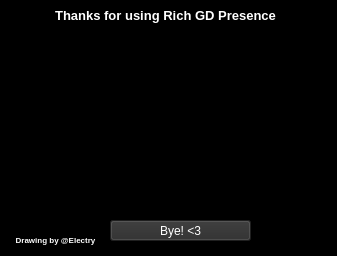
<?xml version="1.0" encoding="UTF-8"?>
<ui version="4.0">
 <class>Oops</class>
 <widget class="QWidget" name="Oops">
  <property name="windowModality">
   <enum>Qt::WindowModal</enum>
  </property>
  <property name="enabled">
   <bool>true</bool>
  </property>
  <property name="geometry">
   <rect>
    <x>0</x>
    <y>0</y>
    <width>337</width>
    <height>256</height>
   </rect>
  </property>
  <property name="palette">
   <palette>
    <active>
     <colorrole role="WindowText">
      <brush brushstyle="SolidPattern">
       <color alpha="255">
        <red>0</red>
        <green>0</green>
        <blue>0</blue>
       </color>
      </brush>
     </colorrole>
     <colorrole role="Button">
      <brush brushstyle="SolidPattern">
       <color alpha="255">
        <red>0</red>
        <green>0</green>
        <blue>0</blue>
       </color>
      </brush>
     </colorrole>
     <colorrole role="Light">
      <brush brushstyle="SolidPattern">
       <color alpha="255">
        <red>255</red>
        <green>255</green>
        <blue>255</blue>
       </color>
      </brush>
     </colorrole>
     <colorrole role="Midlight">
      <brush brushstyle="SolidPattern">
       <color alpha="255">
        <red>255</red>
        <green>255</green>
        <blue>255</blue>
       </color>
      </brush>
     </colorrole>
     <colorrole role="Dark">
      <brush brushstyle="SolidPattern">
       <color alpha="255">
        <red>127</red>
        <green>127</green>
        <blue>127</blue>
       </color>
      </brush>
     </colorrole>
     <colorrole role="Mid">
      <brush brushstyle="SolidPattern">
       <color alpha="255">
        <red>170</red>
        <green>170</green>
        <blue>170</blue>
       </color>
      </brush>
     </colorrole>
     <colorrole role="Text">
      <brush brushstyle="SolidPattern">
       <color alpha="255">
        <red>0</red>
        <green>0</green>
        <blue>0</blue>
       </color>
      </brush>
     </colorrole>
     <colorrole role="BrightText">
      <brush brushstyle="SolidPattern">
       <color alpha="255">
        <red>255</red>
        <green>255</green>
        <blue>255</blue>
       </color>
      </brush>
     </colorrole>
     <colorrole role="ButtonText">
      <brush brushstyle="SolidPattern">
       <color alpha="255">
        <red>0</red>
        <green>0</green>
        <blue>0</blue>
       </color>
      </brush>
     </colorrole>
     <colorrole role="Base">
      <brush brushstyle="SolidPattern">
       <color alpha="255">
        <red>0</red>
        <green>0</green>
        <blue>0</blue>
       </color>
      </brush>
     </colorrole>
     <colorrole role="Window">
      <brush brushstyle="SolidPattern">
       <color alpha="255">
        <red>0</red>
        <green>0</green>
        <blue>0</blue>
       </color>
      </brush>
     </colorrole>
     <colorrole role="Shadow">
      <brush brushstyle="SolidPattern">
       <color alpha="255">
        <red>0</red>
        <green>0</green>
        <blue>0</blue>
       </color>
      </brush>
     </colorrole>
     <colorrole role="Highlight">
      <brush brushstyle="SolidPattern">
       <color alpha="255">
        <red>255</red>
        <green>0</green>
        <blue>127</blue>
       </color>
      </brush>
     </colorrole>
     <colorrole role="AlternateBase">
      <brush brushstyle="SolidPattern">
       <color alpha="255">
        <red>255</red>
        <green>255</green>
        <blue>255</blue>
       </color>
      </brush>
     </colorrole>
     <colorrole role="ToolTipBase">
      <brush brushstyle="SolidPattern">
       <color alpha="255">
        <red>255</red>
        <green>255</green>
        <blue>220</blue>
       </color>
      </brush>
     </colorrole>
     <colorrole role="ToolTipText">
      <brush brushstyle="SolidPattern">
       <color alpha="255">
        <red>0</red>
        <green>0</green>
        <blue>0</blue>
       </color>
      </brush>
     </colorrole>
     <colorrole role="PlaceholderText">
      <brush brushstyle="SolidPattern">
       <color alpha="128">
        <red>0</red>
        <green>0</green>
        <blue>0</blue>
       </color>
      </brush>
     </colorrole>
    </active>
    <inactive>
     <colorrole role="WindowText">
      <brush brushstyle="SolidPattern">
       <color alpha="255">
        <red>0</red>
        <green>0</green>
        <blue>0</blue>
       </color>
      </brush>
     </colorrole>
     <colorrole role="Button">
      <brush brushstyle="SolidPattern">
       <color alpha="255">
        <red>0</red>
        <green>0</green>
        <blue>0</blue>
       </color>
      </brush>
     </colorrole>
     <colorrole role="Light">
      <brush brushstyle="SolidPattern">
       <color alpha="255">
        <red>255</red>
        <green>255</green>
        <blue>255</blue>
       </color>
      </brush>
     </colorrole>
     <colorrole role="Midlight">
      <brush brushstyle="SolidPattern">
       <color alpha="255">
        <red>255</red>
        <green>255</green>
        <blue>255</blue>
       </color>
      </brush>
     </colorrole>
     <colorrole role="Dark">
      <brush brushstyle="SolidPattern">
       <color alpha="255">
        <red>127</red>
        <green>127</green>
        <blue>127</blue>
       </color>
      </brush>
     </colorrole>
     <colorrole role="Mid">
      <brush brushstyle="SolidPattern">
       <color alpha="255">
        <red>170</red>
        <green>170</green>
        <blue>170</blue>
       </color>
      </brush>
     </colorrole>
     <colorrole role="Text">
      <brush brushstyle="SolidPattern">
       <color alpha="255">
        <red>0</red>
        <green>0</green>
        <blue>0</blue>
       </color>
      </brush>
     </colorrole>
     <colorrole role="BrightText">
      <brush brushstyle="SolidPattern">
       <color alpha="255">
        <red>255</red>
        <green>255</green>
        <blue>255</blue>
       </color>
      </brush>
     </colorrole>
     <colorrole role="ButtonText">
      <brush brushstyle="SolidPattern">
       <color alpha="255">
        <red>0</red>
        <green>0</green>
        <blue>0</blue>
       </color>
      </brush>
     </colorrole>
     <colorrole role="Base">
      <brush brushstyle="SolidPattern">
       <color alpha="255">
        <red>0</red>
        <green>0</green>
        <blue>0</blue>
       </color>
      </brush>
     </colorrole>
     <colorrole role="Window">
      <brush brushstyle="SolidPattern">
       <color alpha="255">
        <red>0</red>
        <green>0</green>
        <blue>0</blue>
       </color>
      </brush>
     </colorrole>
     <colorrole role="Shadow">
      <brush brushstyle="SolidPattern">
       <color alpha="255">
        <red>0</red>
        <green>0</green>
        <blue>0</blue>
       </color>
      </brush>
     </colorrole>
     <colorrole role="Highlight">
      <brush brushstyle="SolidPattern">
       <color alpha="255">
        <red>255</red>
        <green>0</green>
        <blue>127</blue>
       </color>
      </brush>
     </colorrole>
     <colorrole role="AlternateBase">
      <brush brushstyle="SolidPattern">
       <color alpha="255">
        <red>255</red>
        <green>255</green>
        <blue>255</blue>
       </color>
      </brush>
     </colorrole>
     <colorrole role="ToolTipBase">
      <brush brushstyle="SolidPattern">
       <color alpha="255">
        <red>255</red>
        <green>255</green>
        <blue>220</blue>
       </color>
      </brush>
     </colorrole>
     <colorrole role="ToolTipText">
      <brush brushstyle="SolidPattern">
       <color alpha="255">
        <red>0</red>
        <green>0</green>
        <blue>0</blue>
       </color>
      </brush>
     </colorrole>
     <colorrole role="PlaceholderText">
      <brush brushstyle="SolidPattern">
       <color alpha="128">
        <red>0</red>
        <green>0</green>
        <blue>0</blue>
       </color>
      </brush>
     </colorrole>
    </inactive>
    <disabled>
     <colorrole role="WindowText">
      <brush brushstyle="SolidPattern">
       <color alpha="255">
        <red>127</red>
        <green>127</green>
        <blue>127</blue>
       </color>
      </brush>
     </colorrole>
     <colorrole role="Button">
      <brush brushstyle="SolidPattern">
       <color alpha="255">
        <red>0</red>
        <green>0</green>
        <blue>0</blue>
       </color>
      </brush>
     </colorrole>
     <colorrole role="Light">
      <brush brushstyle="SolidPattern">
       <color alpha="255">
        <red>255</red>
        <green>255</green>
        <blue>255</blue>
       </color>
      </brush>
     </colorrole>
     <colorrole role="Midlight">
      <brush brushstyle="SolidPattern">
       <color alpha="255">
        <red>255</red>
        <green>255</green>
        <blue>255</blue>
       </color>
      </brush>
     </colorrole>
     <colorrole role="Dark">
      <brush brushstyle="SolidPattern">
       <color alpha="255">
        <red>127</red>
        <green>127</green>
        <blue>127</blue>
       </color>
      </brush>
     </colorrole>
     <colorrole role="Mid">
      <brush brushstyle="SolidPattern">
       <color alpha="255">
        <red>170</red>
        <green>170</green>
        <blue>170</blue>
       </color>
      </brush>
     </colorrole>
     <colorrole role="Text">
      <brush brushstyle="SolidPattern">
       <color alpha="255">
        <red>127</red>
        <green>127</green>
        <blue>127</blue>
       </color>
      </brush>
     </colorrole>
     <colorrole role="BrightText">
      <brush brushstyle="SolidPattern">
       <color alpha="255">
        <red>255</red>
        <green>255</green>
        <blue>255</blue>
       </color>
      </brush>
     </colorrole>
     <colorrole role="ButtonText">
      <brush brushstyle="SolidPattern">
       <color alpha="255">
        <red>127</red>
        <green>127</green>
        <blue>127</blue>
       </color>
      </brush>
     </colorrole>
     <colorrole role="Base">
      <brush brushstyle="SolidPattern">
       <color alpha="255">
        <red>0</red>
        <green>0</green>
        <blue>0</blue>
       </color>
      </brush>
     </colorrole>
     <colorrole role="Window">
      <brush brushstyle="SolidPattern">
       <color alpha="255">
        <red>0</red>
        <green>0</green>
        <blue>0</blue>
       </color>
      </brush>
     </colorrole>
     <colorrole role="Shadow">
      <brush brushstyle="SolidPattern">
       <color alpha="255">
        <red>0</red>
        <green>0</green>
        <blue>0</blue>
       </color>
      </brush>
     </colorrole>
     <colorrole role="Highlight">
      <brush brushstyle="SolidPattern">
       <color alpha="255">
        <red>0</red>
        <green>120</green>
        <blue>215</blue>
       </color>
      </brush>
     </colorrole>
     <colorrole role="AlternateBase">
      <brush brushstyle="SolidPattern">
       <color alpha="255">
        <red>255</red>
        <green>255</green>
        <blue>255</blue>
       </color>
      </brush>
     </colorrole>
     <colorrole role="ToolTipBase">
      <brush brushstyle="SolidPattern">
       <color alpha="255">
        <red>255</red>
        <green>255</green>
        <blue>220</blue>
       </color>
      </brush>
     </colorrole>
     <colorrole role="ToolTipText">
      <brush brushstyle="SolidPattern">
       <color alpha="255">
        <red>0</red>
        <green>0</green>
        <blue>0</blue>
       </color>
      </brush>
     </colorrole>
     <colorrole role="PlaceholderText">
      <brush brushstyle="SolidPattern">
       <color alpha="128">
        <red>0</red>
        <green>0</green>
        <blue>0</blue>
       </color>
      </brush>
     </colorrole>
    </disabled>
   </palette>
  </property>
  <property name="windowTitle">
   <string>Oops</string>
  </property>
  <property name="autoFillBackground">
   <bool>false</bool>
  </property>
  <property name="styleSheet">
   <string notr="true">background-color: rgb(0, 0, 0);</string>
  </property>
  <widget class="QLabel" name="Debug">
   <property name="geometry">
    <rect>
     <x>40</x>
     <y>0</y>
     <width>251</width>
     <height>31</height>
    </rect>
   </property>
   <property name="sizePolicy">
    <sizepolicy hsizetype="Minimum" vsizetype="Preferred">
     <horstretch>0</horstretch>
     <verstretch>0</verstretch>
    </sizepolicy>
   </property>
   <property name="font">
    <font>
     <pointsize>10</pointsize>
     <weight>75</weight>
     <bold>true</bold>
    </font>
   </property>
   <property name="styleSheet">
    <string notr="true">color: rgb(255, 255, 255);</string>
   </property>
   <property name="text">
    <string>&lt;html&gt;&lt;head/&gt;&lt;body&gt;&lt;p&gt;Thanks for using Rich GD Presence&lt;/p&gt;&lt;/body&gt;&lt;/html&gt;</string>
   </property>
   <property name="alignment">
    <set>Qt::AlignCenter</set>
   </property>
  </widget>
  <widget class="QPushButton" name="pushButton">
   <property name="geometry">
    <rect>
     <x>110</x>
     <y>220</y>
     <width>141</width>
     <height>21</height>
    </rect>
   </property>
   <property name="styleSheet">
    <string notr="true">background-color: rgb(44, 44, 44);
border-color: rgb(255, 255, 255);
color: rgb(255, 255, 255)</string>
   </property>
   <property name="text">
    <string>Bye! &lt;3</string>
   </property>
  </widget>
  <widget class="QGraphicsView" name="Image">
   <property name="geometry">
    <rect>
     <x>85</x>
     <y>30</y>
     <width>180</width>
     <height>180</height>
    </rect>
   </property>
   <property name="styleSheet">
    <string notr="true">background-image: url(Electryuwu.jpg);</string>
   </property>
  </widget>
  <widget class="QLabel" name="InfoS">
   <property name="geometry">
    <rect>
     <x>10</x>
     <y>230</y>
     <width>91</width>
     <height>20</height>
    </rect>
   </property>
   <property name="sizePolicy">
    <sizepolicy hsizetype="Minimum" vsizetype="Preferred">
     <horstretch>0</horstretch>
     <verstretch>0</verstretch>
    </sizepolicy>
   </property>
   <property name="font">
    <font>
     <pointsize>10</pointsize>
     <weight>75</weight>
     <bold>true</bold>
    </font>
   </property>
   <property name="styleSheet">
    <string notr="true">color: rgb(255, 255, 255);</string>
   </property>
   <property name="text">
    <string>&lt;html&gt;&lt;head/&gt;&lt;body&gt;&lt;p&gt;&lt;span style=&quot; font-size:6pt;&quot;&gt;Drawing by&lt;/span&gt;&lt;span style=&quot; font-size:6pt; font-weight:600;&quot;&gt; @Electry&lt;/span&gt;&lt;/p&gt;&lt;/body&gt;&lt;/html&gt;</string>
   </property>
   <property name="alignment">
    <set>Qt::AlignCenter</set>
   </property>
  </widget>
 </widget>
 <resources/>
 <connections>
  <connection>
   <sender>pushButton</sender>
   <signal>clicked()</signal>
   <receiver>Oops</receiver>
   <slot>close()</slot>
   <hints>
    <hint type="sourcelabel">
     <x>188</x>
     <y>228</y>
    </hint>
    <hint type="destinationlabel">
     <x>223</x>
     <y>274</y>
    </hint>
   </hints>
  </connection>
 </connections>
 <slots>
  <slot>slot1()</slot>
 </slots>
</ui>
